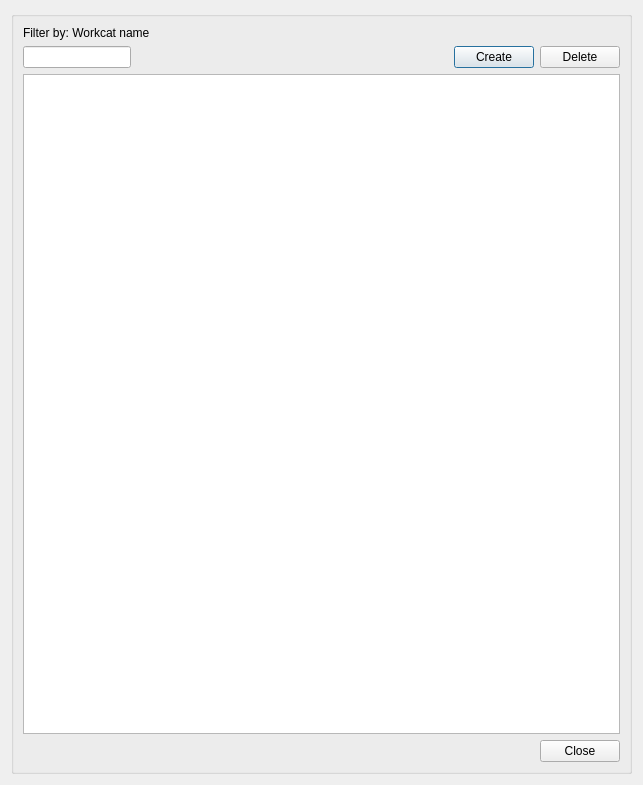
<?xml version="1.0" encoding="UTF-8"?>
<ui version="4.0">
 <class>dlg_workcat_manager</class>
 <widget class="QDialog" name="dlg_workcat_manager">
  <property name="geometry">
   <rect>
    <x>0</x>
    <y>0</y>
    <width>643</width>
    <height>785</height>
   </rect>
  </property>
  <property name="windowTitle">
   <string>Workcat management</string>
  </property>
  <layout class="QGridLayout" name="verticalLayout_4">
   <item row="0" column="0">
    <widget class="QGroupBox" name="groupBox">
     <property name="title">
      <string/>
     </property>
     <layout class="QGridLayout" name="verticalLayout_3">
      <item row="1" column="0">
       <widget class="QLineEdit" name="workcat_name">
        <property name="sizePolicy">
         <sizepolicy hsizetype="Fixed" vsizetype="Fixed">
          <horstretch>0</horstretch>
          <verstretch>0</verstretch>
         </sizepolicy>
        </property>
        <property name="text">
         <string/>
        </property>
       </widget>
      </item>
      <item row="0" column="0">
       <widget class="QLabel" name="lbl_filter_name">
        <property name="text">
         <string>Filter by: Workcat name</string>
        </property>
       </widget>
      </item>
      <item row="1" column="4">
       <widget class="QPushButton" name="btn_create">
        <property name="sizePolicy">
         <sizepolicy hsizetype="Fixed" vsizetype="Fixed">
          <horstretch>0</horstretch>
          <verstretch>0</verstretch>
         </sizepolicy>
        </property>
        <property name="text">
         <string>Create</string>
        </property>
       </widget>
      </item>
      <item row="1" column="5">
       <widget class="QPushButton" name="btn_delete">
        <property name="sizePolicy">
         <sizepolicy hsizetype="Fixed" vsizetype="Fixed">
          <horstretch>0</horstretch>
          <verstretch>0</verstretch>
         </sizepolicy>
        </property>
        <property name="text">
         <string>Delete</string>
        </property>
       </widget>
      </item>
      <item row="1" column="1" colspan="3">
       <spacer name="horizontalSpacer_2">
        <property name="orientation">
         <enum>Qt::Horizontal</enum>
        </property>
        <property name="sizeHint" stdset="0">
         <size>
          <width>80</width>
          <height>20</height>
         </size>
        </property>
       </spacer>
      </item>
      <item row="2" column="0" colspan="6">
       <widget class="QTableView" name="tbl_workcat">
        <property name="sortingEnabled">
         <bool>true</bool>
        </property>
       </widget>
      </item>
      <item row="3" column="0" colspan="6">
       <layout class="QGridLayout" name="lyt_buttons">
        <property name="topMargin">
         <number>0</number>
        </property>
        <item row="0" column="0">
         <spacer name="horizontalSpacer">
          <property name="orientation">
           <enum>Qt::Horizontal</enum>
          </property>
          <property name="sizeHint" stdset="0">
           <size>
            <width>40</width>
            <height>20</height>
           </size>
          </property>
         </spacer>
        </item>
        <item row="0" column="1">
         <widget class="QPushButton" name="btn_cancel">
          <property name="text">
           <string>Close</string>
          </property>
         </widget>
        </item>
       </layout>
      </item>
     </layout>
    </widget>
   </item>
  </layout>
 </widget>
 <tabstops>
  <tabstop>workcat_name</tabstop>
  <tabstop>tbl_workcat</tabstop>
  <tabstop>btn_create</tabstop>
  <tabstop>btn_delete</tabstop>
  <tabstop>btn_cancel</tabstop>
 </tabstops>
 <resources/>
 <connections/>
</ui>
